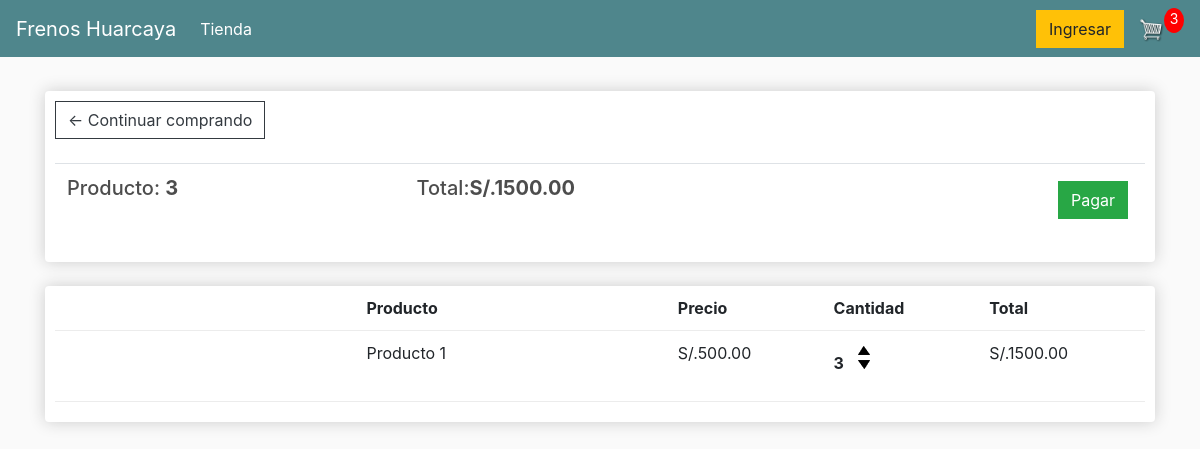
The app's page /cart/ (signed in), older data.
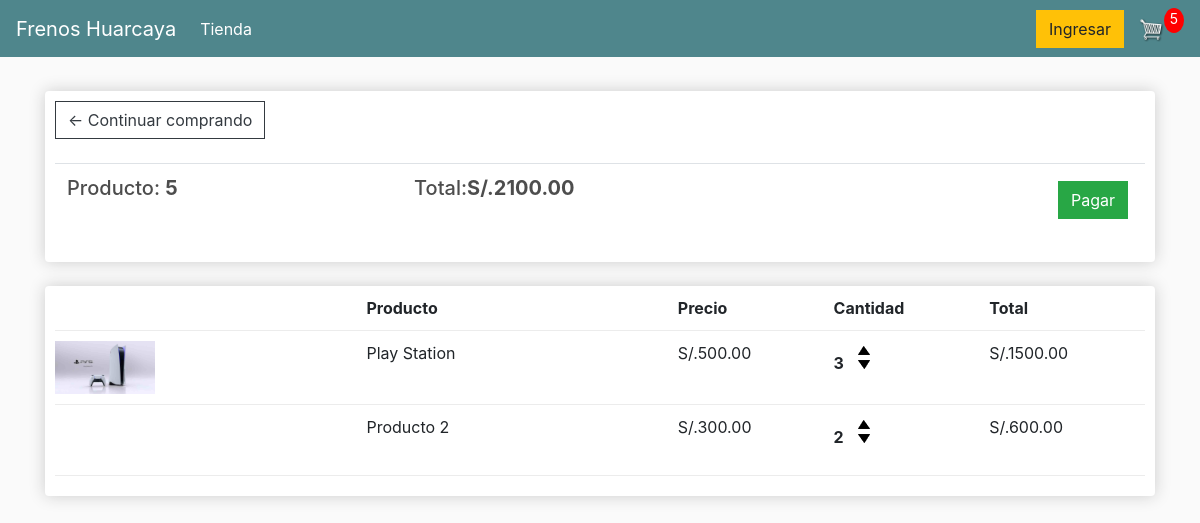
The same page, newer data.
### store/models.py (models this page shows, shortened)
class Order(models.Model):
	customer = models.ForeignKey(Customer, on_delete=models.SET_NULL, null=True, blank=True)
	date_ordered = models.DateTimeField(auto_now_add=True)
	complete = models.BooleanField(default=False)
	transaction_id = models.CharField(max_length=100, null=True)
	@property
	def get_cart_total(self):
		orderitems = self.orderitem_set.all()
		total = sum([item.get_total for item in orderitems])
		return total
	@property
	def get_cart_items(self):
		orderitems = self.orderitem_set.all()
		total = sum([item.quantity for item in orderitems])
		return total

class OrderItem(models.Model):
	product = models.ForeignKey(Product, on_delete=models.SET_NULL, null=True)
	order = models.ForeignKey(Order, on_delete=models.SET_NULL, null=True)
	quantity = models.IntegerField(default=0, null=True, blank=True)
	date_added = models.DateTimeField(auto_now_add=True)
	@property
	def get_total(self):
		total = self.product.price * self.quantity
		return total

class Product(models.Model):
	name = models.CharField(max_length=200)
	price = models.FloatField()
	digital = models.BooleanField(default=False,null=True, blank=True)
	image = models.ImageField(null=True, blank=True)
	@property
	def imageURL(self):
		try:
			url = self.image.url
		except:
			url = ''
		return url

### store/views.py (the view)
# urls.py: path('cart/', views.cart, name="cart"),
def cart(request):
	data = cartData(request)
	cartItems = data['cartItems']
	order = data['order']
	items = data['items']
	context = {'items':items, 'order':order, 'cartItems':cartItems}
	return render(request, 'store/cart.html', context)

### store/utils.py (called while the page is built)
def cartData(request):
	if request.user.is_authenticated:
		customer = request.user.customer
		order, created = Order.objects.get_or_create(customer=customer, complete=False)
		items = order.orderitem_set.all()
		cartItems = order.get_cart_items
	else:
		cookieData = cookieCart(request)
		cartItems = cookieData['cartItems']
		order = cookieData['order']
		items = cookieData['items']
	return {'cartItems':cartItems ,'order':order, 'items':items}

### store/templates/store/cart.html
{% extends 'store/main.html' %}
{% load static %}
{% block content %}
	<div class="row">
		<div class="col-lg-12">
			<div class="box-element">
				<a  class="btn btn-outline-dark" href="{% url 'store' %}">&#x2190; Continuar comprando</a>
				<br>
				<br>
				<table class="table">
					<tr>
						<th><h5>Producto: <strong>{{order.get_cart_items}}</strong></h5></th>
						<th><h5>Total:<strong>S/.{{order.get_cart_total|floatformat:2}}</strong></h5></th>
						<th>
							<a  style="float:right; margin:5px;" class="btn btn-success" href="{% url 'checkout' %}">Pagar</a>
						</th>
					</tr>
				</table>
			</div>
			<br>
			<div class="box-element">
				<div class="cart-row">
					<div style="flex:2"></div>
					<div style="flex:2"><strong>Producto</strong></div>
					<div style="flex:1"><strong>Precio</strong></div>
					<div style="flex:1"><strong>Cantidad</strong></div>
					<div style="flex:1"><strong>Total</strong></div>
				</div>
				{% for item in items %}
				<div class="cart-row">
					<div style="flex:2"><img class="row-image" src="{{item.product.imageURL}}"></div>
					<div style="flex:2"><p>{{item.product.name}}</p></div>
					<div style="flex:1"><p>S/.{{item.product.price|floatformat:2}}</p></div>
					<div style="flex:1">
						<p class="quantity">{{item.quantity}}</p>
						<div class="quantity">
							<img data-product="{{item.product.id}}" data-action="add" class="chg-quantity update-cart" src="{% static  'images/arrow-up.png' %}">
							<img data-product="{{item.product.id}}" data-action="remove" class="chg-quantity update-cart" src="{% static  'images/arrow-down.png' %}">
						</div>
					</div>
					<div style="flex:1"><p>S/.{{item.get_total|floatformat:2}}</p></div>
				</div>
				{% endfor %}
			</div>
		</div>
	</div>
{% endblock content %}

Row changes from the older to the newer data that the page shows:
computed for Order: get_cart_items "3" → "5"; get_cart_total "1500.00" → "2100.00"
changed through a linked row, OrderItem: product.imageURL: picture added; product.name "Producto 1" → "Play Station"
added OrderItem: product.name "Producto 2", product.price "300.00", quantity "2", get_total "600.00"
Text that changed along with them:
{{ cartItems }}: "3" → "5"
